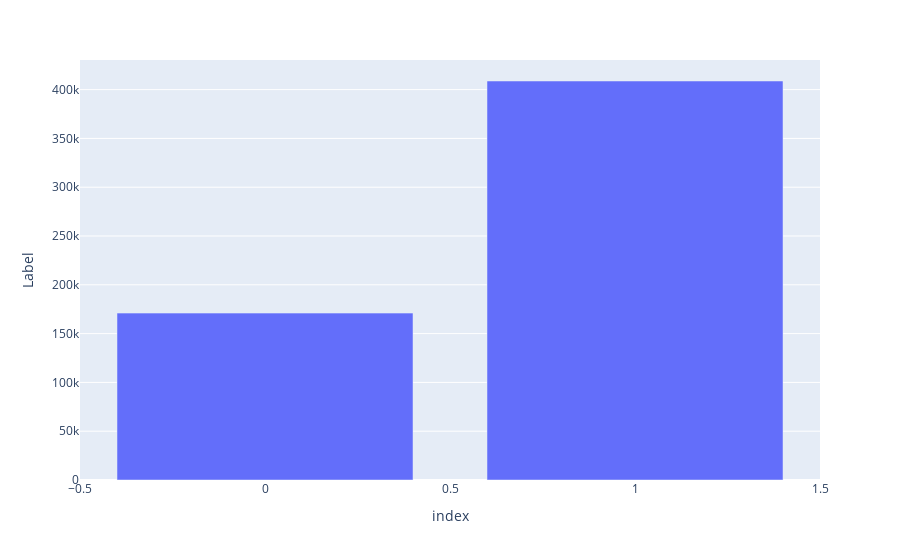

The cell this chart's notebook holds for it:
### Code cell
label_counter = pd.DataFrame(df.Label.value_counts())
print(label_counter.Label)
fig = px.bar(label_counter, x=label_counter.index, y=label_counter.Label)
fig.show()

### Figure 1 — Plotly figure (JSON) as saved in the notebook; plotly's stock layout.template omitted (floating-point values rounded to 4 significant figures)
{"data": [{"alignmentgroup": "True", "hovertemplate": "index=%{x}<br>Label=%{y}<extra></extra>", "legendgroup": "", "marker": {"color": "#636efa", "pattern": {"shape": ""}}, "name": "", "offsetgroup": "", "orientation": "v", "showlegend": false, "textposition": "auto", "type": "bar", "x": [1, 0], "xaxis": "x", "y": [408834, 171006], "yaxis": "y"}], "layout": {"barmode": "relative", "legend": {"tracegroupgap": 0}, "margin": {"t": 60}, "xaxis": {"anchor": "y", "domain": [0, 1], "title": {"text": "index"}}, "yaxis": {"anchor": "x", "domain": [0, 1], "title": {"text": "Label"}}}}
